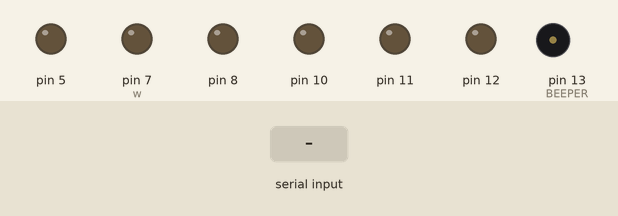
The sketch below on a simulated Arduino Uno, built with avr-gcc and run on an emulated ATmega328P. Parts: output pins drawn as LEDs (lit = HIGH), buzzer (waves = sounding, pin HIGH). The test bench sets the inputs (shaded band). What the sketch prints to the serial monitor is not drawn.

Above: at 1.2 s.
1.3 s: "x" received over Serial
At 1.9 s:
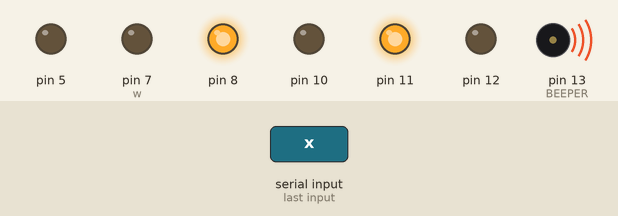
4.3 s: byte 48 ('0') received over Serial
At 5.4 s:
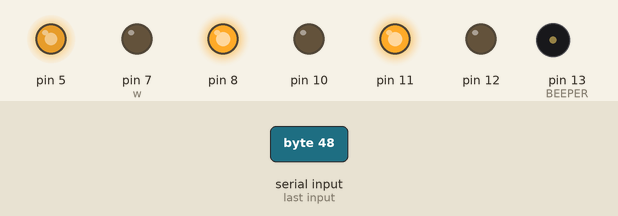
5.8 s: byte 53 ('5') received over Serial
At 6.6 s:
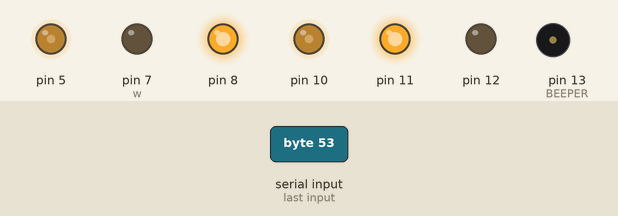
7.3 s: byte 102 ('f') received over Serial
At 9.5 s:
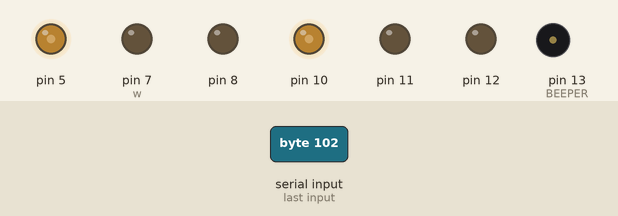
9.8 s: "c" received over Serial
At 10.8 s:
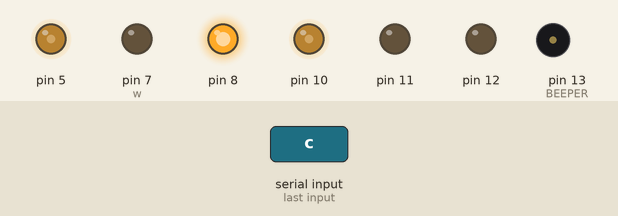
11.3 s: "2" received over Serial
At 11.9 s:
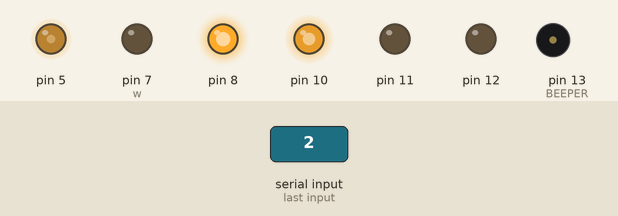
Timing chart, 0 to 13.8 s (numbered marks = the images above; inputs shaded):
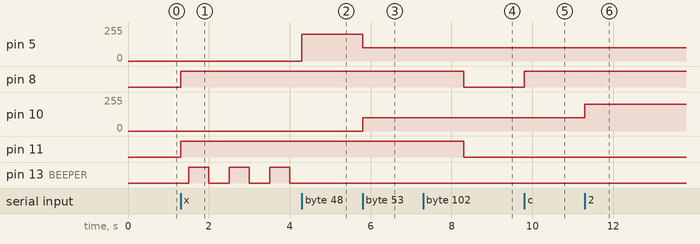

Measured:
- after the input at 1.3 s, pin 8, pin 11: LOW → HIGH at once; pin 13 (BEEPER): alternates HIGH for 0.50 s and LOW for 0.50 s, starting after 0.20 s
- after the input at 4.3 s, pin 5: 0/255 → 200/255 at once; pin 13 (BEEPER): stays LOW (without the input it goes to HIGH after 0.20 s)
- after the input at 5.8 s, pin 5: 200/255 → 100/255 at once; pin 10: 0/255 → 100/255 at once
- after the input at 7.3 s, pin 8, pin 11: HIGH → LOW after 1.0 s
- after the input at 9.8 s, pin 8: LOW → HIGH at once
- after the input at 11.3 s, pin 10: 100/255 → 200/255 at once

The sketch:

beeping_wheels.ino
```cpp
// obwód koła: 21 cm

#include "Wheels.h"
#include "TimerOne.h"

//byte LCDAddress = 0x27;

//LiquidCrystal_I2C lcd(LCDAddress, 16, 2);

// Movement variables

Wheels w;
volatile char cmd;
volatile char distance;

// Movement beeping

#define BEEPER 13
bool beeping = false;
uint8_t beep_state;
const long int beep_delay = 500000;

void setup() {

  // attaching wheel pins

  w.attach(7,8,5,12,11,10);

  // setup serial

  Serial.begin(9600);
  Serial.println("Forward: WAD");
  Serial.println("Back: ZXC");
  Serial.println("Stop: S");

  // add beeping interrupt

  pinMode(BEEPER, OUTPUT);
  Timer1.initialize();
  Timer1.detachInterrupt();
  Timer1.attachInterrupt(beep, beep_delay);

  // turn on lcd

  //lcd.init();
  //lcd.backlight();

}

void loop() {
  while(Serial.available())
  {
    cmd = Serial.read();
    //Serial.println(cmd);
    move();
  }
}

void move() {
  switch(cmd) {
    case 'w': w.forward(); reset_beeping(); break;
    case 'x': w.back(); set_beeping(); break;
    case 'a': w.forwardLeft(); reset_beeping(); break;
    case 'd': w.forwardRight(); reset_beeping(); break;
    case 'z': w.backLeft(); reset_beeping(); break;
    case 'c': w.backRight(); reset_beeping(); break;
    case 's': w.stop(); reset_beeping(); break;
    case '1': w.setSpeedLeft(75); reset_beeping(); break;
    case '2': w.setSpeedLeft(200); reset_beeping(); break;
    case '9': w.setSpeedRight(75); reset_beeping(); break;
    case '0': w.setSpeedRight(200); reset_beeping(); break;
    case '5': w.setSpeed(100); reset_beeping(); break;
    case 'f': distance = Serial.parseInt(SKIP_ALL); w.goForward(distance); reset_beeping(); break;
    case 'b': distance = Serial.parseInt(SKIP_ALL); w.goBack(distance); reset_beeping(); break;
  }
}

void reset_beeping() {
  beeping = false;
  digitalWrite(BEEPER, LOW);
}

void set_beeping() {
  beeping = true;
}

void beep() {
  if (beeping) {
    beep_state = digitalRead(BEEPER);
    digitalWrite(BEEPER, beep_state ^ 1);
  }
}
```

Wheels.cpp
```cpp
#include <Arduino.h>

#include "Wheels.h"


#define SET_MOVEMENT(side,f,b) digitalWrite( side[0], f);\
                               digitalWrite( side[1], b)

Wheels::Wheels()
{ }

void Wheels::attachRight(int pF, int pB, int pS)
{
    pinMode(pF, OUTPUT);
    pinMode(pB, OUTPUT);
    pinMode(pS, OUTPUT);
    this->pinsRight[0] = pF;
    this->pinsRight[1] = pB;
    this->pinsRight[2] = pS;
}


void Wheels::attachLeft(int pF, int pB, int pS)
{
    pinMode(pF, OUTPUT);
    pinMode(pB, OUTPUT);
    pinMode(pS, OUTPUT);
    this->pinsLeft[0] = pF;
    this->pinsLeft[1] = pB;
    this->pinsLeft[2] = pS;
}

void Wheels::setSpeedRight(uint8_t s)
{
    analogWrite(this->pinsRight[2], s);
}

void Wheels::setSpeedLeft(uint8_t s)
{
    analogWrite(this->pinsLeft[2], s);
}

void Wheels::setSpeed(uint8_t s)
{
    setSpeedLeft(s);
    setSpeedRight(s);
}

void Wheels::attach(int pRF, int pRB, int pRS, int pLF, int pLB, int pLS)
{
    this->attachRight(pRF, pRB, pRS);
    this->attachLeft(pLF, pLB, pLS);
}

void Wheels::forwardLeft()
{
    SET_MOVEMENT(pinsLeft, HIGH, LOW);
}

void Wheels::forwardRight()
{
    SET_MOVEMENT(pinsRight, HIGH, LOW);
}

void Wheels::backLeft()
{
    SET_MOVEMENT(pinsLeft, LOW, HIGH);
}

void Wheels::backRight()
{
    SET_MOVEMENT(pinsRight, LOW, HIGH);
}

void Wheels::forward()
{
    this->forwardLeft();
    this->forwardRight();
}

void Wheels::back()
{
    this->backLeft();
    this->backRight();
}

void Wheels::stopLeft()
{
    SET_MOVEMENT(pinsLeft, LOW, LOW);
}

void Wheels::stopRight()
{
    SET_MOVEMENT(pinsRight, LOW, LOW);
}

void Wheels::stop()
{
    this->stopLeft();
    this->stopRight();
}

void Wheels::goForward(int cm) {
    this->forward();
    this->setSpeed(100);
    delay(200 * cm);
    this->stop();
}

void Wheels::goBack(int cm) {
    this->back();
    this->setSpeed(100);
    delay(200 * cm);
    this->stop();
}
```

Wheels.h
```cpp
/*
 * prosta implementacja klasy obsługującej
 * silniki pojazdu za pośrednictwem modułu L298
 *
 * Sterowanie odbywa się przez:
 * 1)  powiązanie odpowiednich pinów I/O Arduino metodą attach()
 * 2)  ustalenie prędkości setSpeed*()
 * 3)  wywołanie funkcji ruchu
 *
 * TODO:
 *  - zabezpieczenie przed ruchem bez attach()
 *  - ustawienie domyślnej prędkości != 0
 */


#include <Arduino.h>


#ifndef Wheels_h
#define Wheels_h


class Wheels {
    public:
        Wheels();
        /*
         *  pinForward - wejście "naprzód" L298
         *  pinBack    - wejście "wstecz" L298
         *  pinSpeed   - wejście "enable/PWM" L298
         */
        void attachRight(int pinForward, int pinBack, int pinSpeed);
        void attachLeft(int pinForward, int pinBack, int pinSpeed);
        void attach(int pinRightForward, int pinRightBack, int pinRightSpeed,
                    int pinLeftForward, int pinLeftBack, int pinLeftSpeed);
        /*
         *  funkcje ruchu
         */
        void forward();
        void forwardLeft();
        void forwardRight();
        void back();
        void backLeft();
        void backRight();
        void stop();
        void stopLeft();
        void stopRight();
        void goForward(int cm);
        void goBack(int cm);
        /*
         *  ustawienie prędkości obrotowej (przez PWM)
         *   - minimalna efektywna wartość 60
         *      może zależeć od stanu naładowania baterii
         */
        void setSpeed(uint8_t);
        void setSpeedRight(uint8_t);
        void setSpeedLeft(uint8_t);

    private:
        int pinsRight[3];
        int pinsLeft[3];
};


#endif
```
